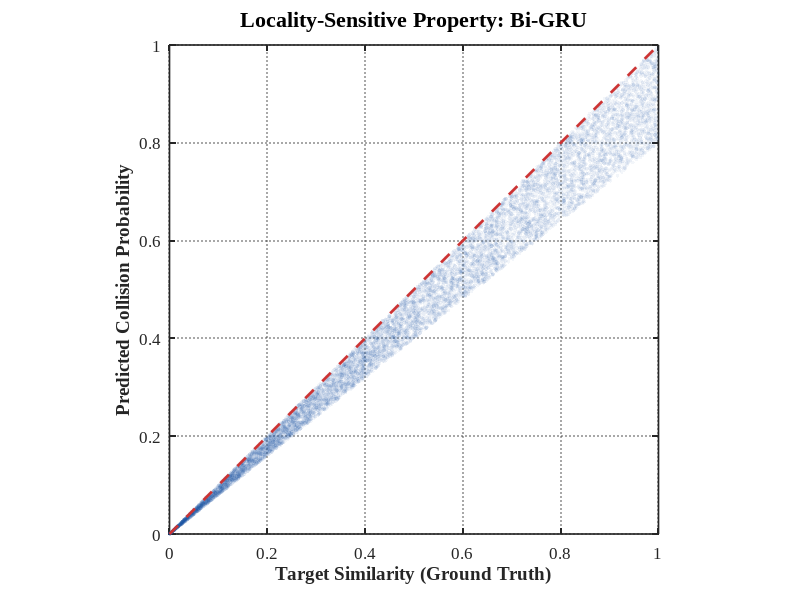

Write MATLAB code to recreate this figure. (Note: this script raises an error after producing the figure.)
% 1. 准备数据 (请确保替换为你实际提取的 true_sim 和 pred_sim)
% 这里假设你已经从 CSV 中提取了这两个变量，比如：
% data = readtable('pairs_validation_bigru.csv');
% true_sim = data.target_similarity;
% pred_sim = data.token_jaccard; % 注意：如果是真实预测值，请用预测列

% --- 仅为演示，如果你的数据读入正常，请删除下面两行随机生成 ---
true_sim = rand(10000, 1); 
pred_sim = true_sim .* (0.8 + 0.2*rand(10000, 1)); 
% -----------------------------------------------------------

% 2. 创建高清晰度画布
fig1 = figure('Color', 'w', 'Position', [100, 100, 650, 500]);
hold on;

% 3. 绘制散点 (使用深蓝色，极低透明度展现数据密度)
% 参数 8 是点的大小，可以根据数据量微调
scatter(true_sim, pred_sim, 8, [0.1, 0.3, 0.6], 'filled', ...
    'MarkerFaceAlpha', 0.05, 'MarkerEdgeAlpha', 0.05);

% 4. 绘制参考线 (深红色虚线，稍粗)
plot([0, 1], [0, 1], '--', 'Color', [0.8, 0.2, 0.2], 'LineWidth', 2);

% 5. 坐标轴与文字装饰 (严格的学术规范：Times New Roman)
set(gca, 'FontName', 'Times New Roman', 'FontSize', 12, 'LineWidth', 1.2);
xlabel('Target Similarity (Ground Truth)', 'FontName', 'Times New Roman', 'FontSize', 14, 'FontWeight', 'bold');
ylabel('Predicted Collision Probability', 'FontName', 'Times New Roman', 'FontSize', 14, 'FontWeight', 'bold');
title('Locality-Sensitive Property: Bi-GRU', 'FontName', 'Times New Roman', 'FontSize', 16, 'FontWeight', 'bold');

% 6. 网格与边框优化
grid on;
set(gca, 'GridLineStyle', ':', 'GridAlpha', 0.4); % 淡化网格线
box on; % 开启全封闭边框
axis square; % 强制为正方形，对角线才准确
axis([0 1 0 1]);

% 7. 添加统计文本 (计算 Kendall tau)
tau = corr(true_sim, pred_sim, 'type', 'Kendall');
text(0.05, 0.92, sprintf('Kendall \\tau = %.4f', tau), ...
    'FontName', 'Times New Roman', 'FontSize', 13, 'Color', [0.8, 0.2, 0.2], 'FontWeight', 'bold');

hold off;

% 8. 一键导出高清矢量图 (可以直接插入 Word 或 LaTeX)
exportgraphics(fig1, 'Figure_4_Scatter.pdf', 'ContentType', 'vector');
disp('散点图已成功导出为 Figure_4_Scatter.pdf');
